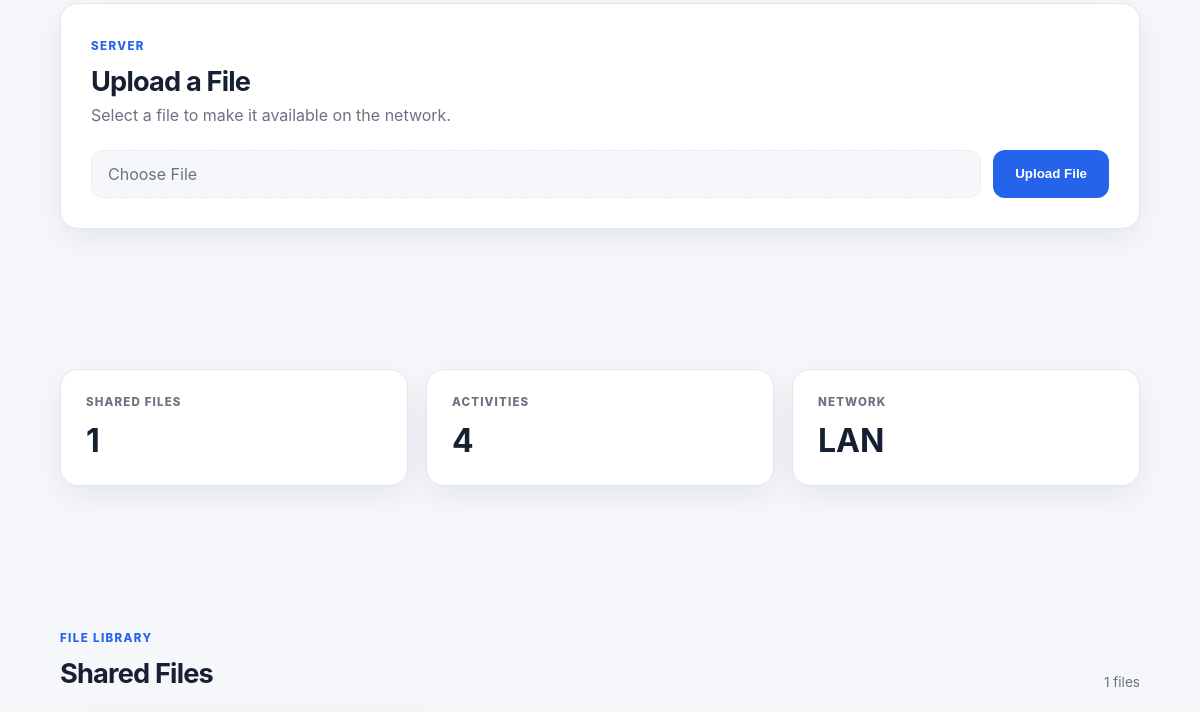
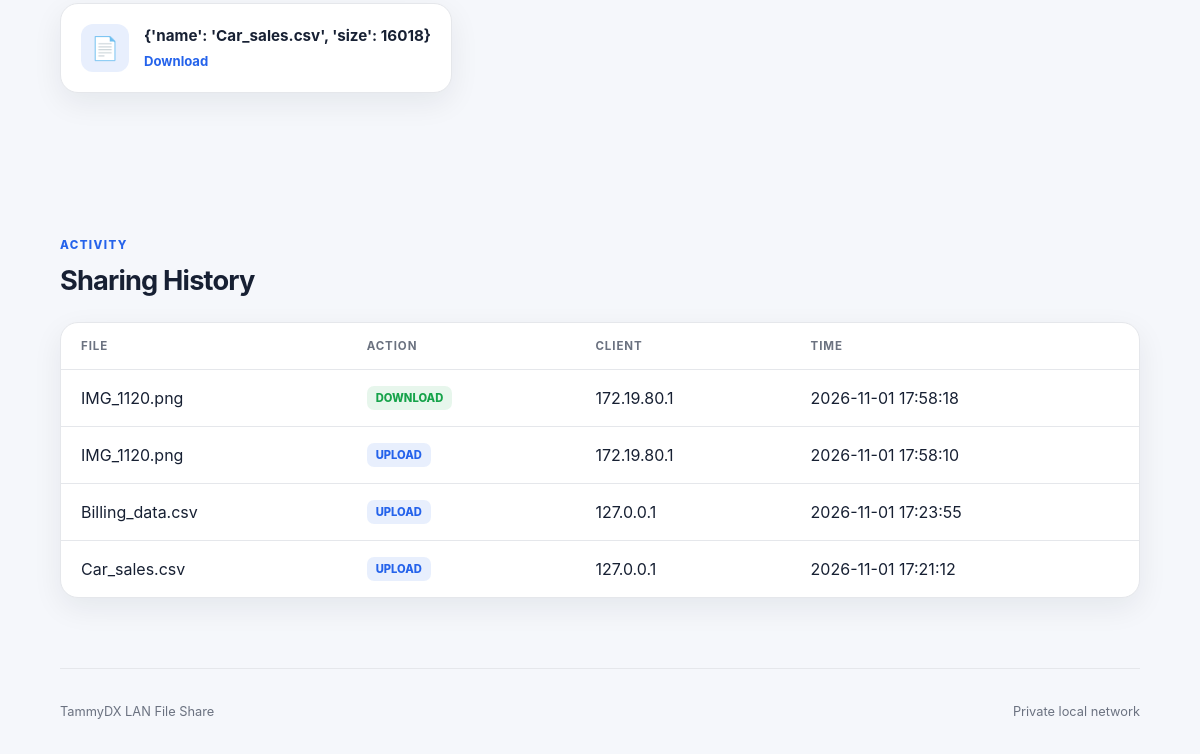
The app's page / (lower part), older data (2 pictures, top to bottom).
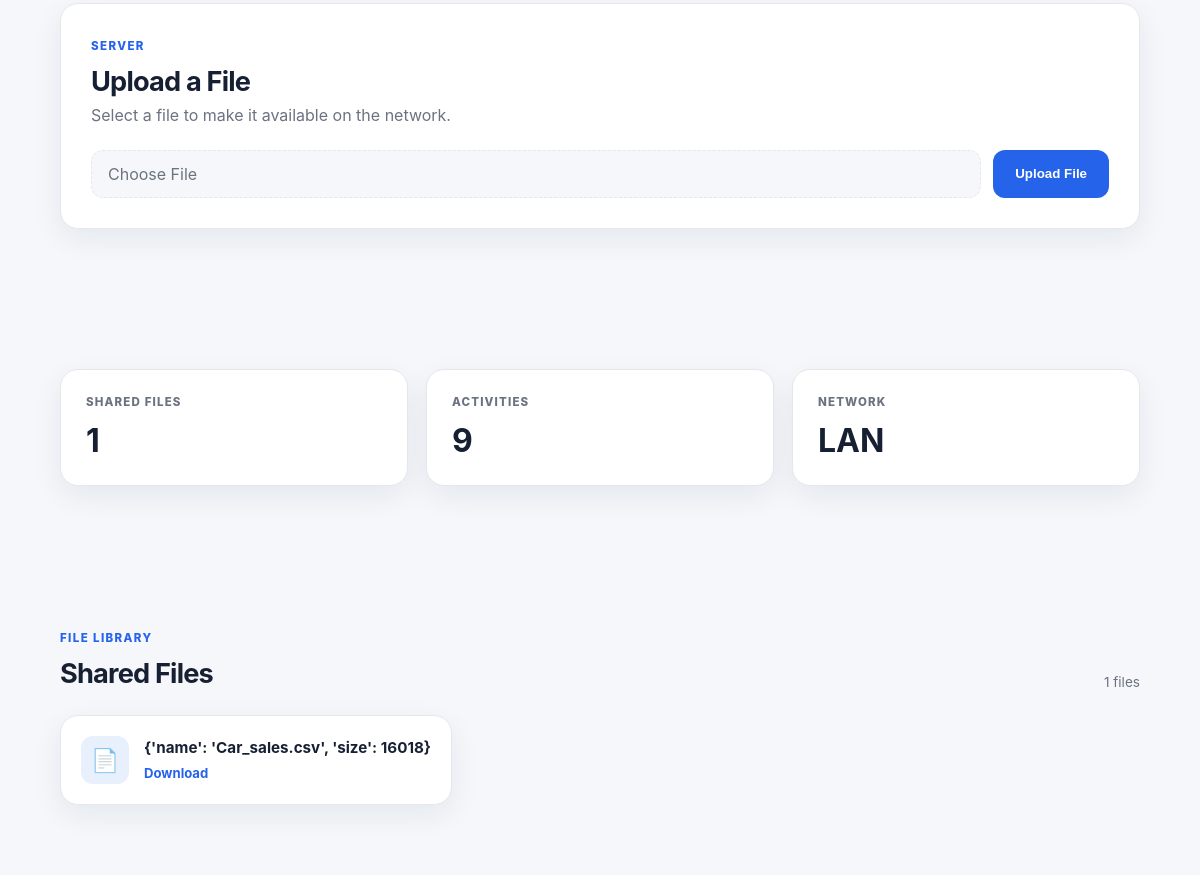
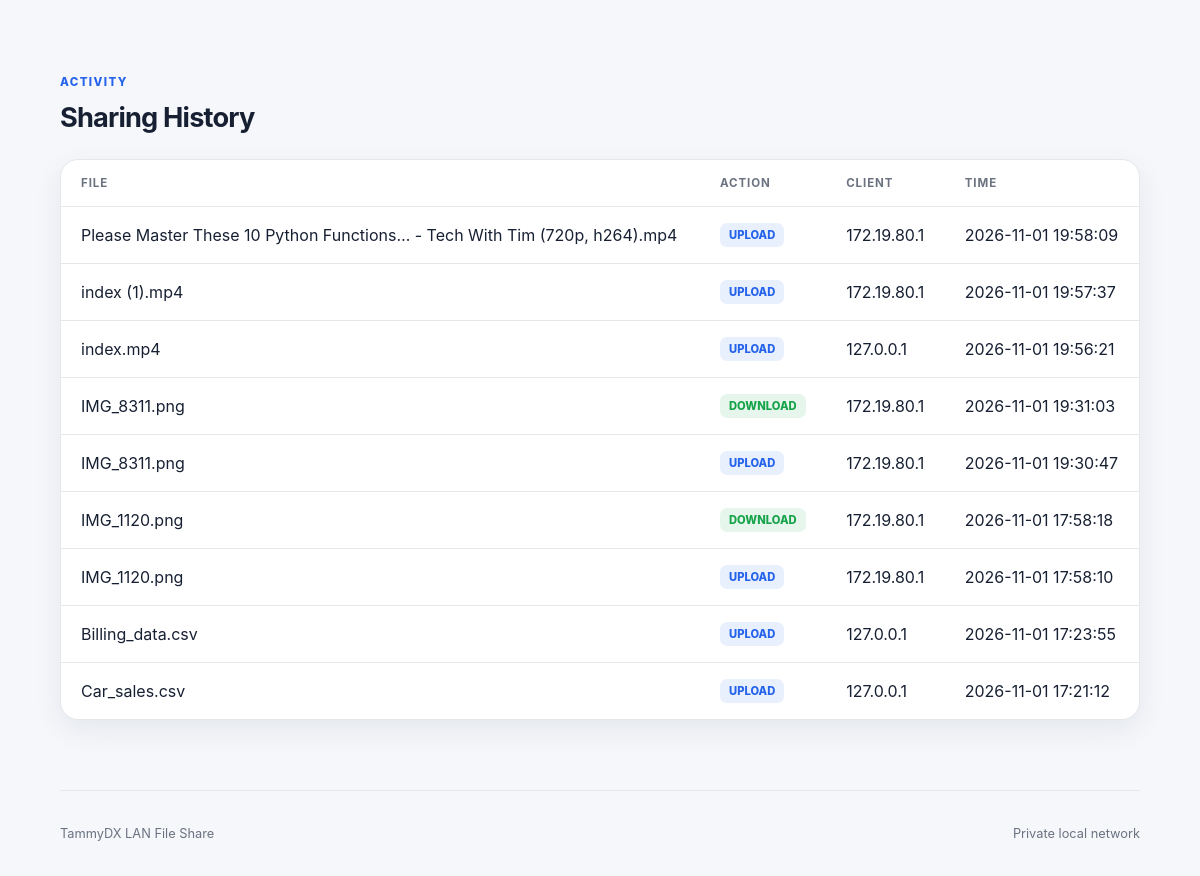
The same page, newer data (2 pictures, top to bottom).
### tables this page shows
CREATE TABLE history (
            id INTEGER PRIMARY KEY AUTOINCREMENT,
            filename TEXT NOT NULL,
            action TEXT NOT NULL,
            client_ip TEXT NOT NULL,
            timestamp TEXT NOT NULL
        );

### app.py (the view, shortened to what this page needs)
@app.route("/")
def index():
    files = []
    for file_path in SHARED_DIR.iterdir():
        if file_path.is_file():
            files.append({
                "name": file_path.name,
                "size": file_path.stat().st_size,
            })
    client_ip = get_client_ip()
    connection = get_db()
    if is_server():
        history = connection.execute(
            """
            SELECT *
            FROM history
            ORDER BY id DESC
            LIMIT 100
            """
        ).fetchall()
    connection.close()
    return render_template(
        "index.html",
        files=files,
        history=history,
        is_server=is_server(),
    )

### app.py (called while the page is built)
def get_db():
    connection = sqlite3.connect(DATABASE_PATH)
    connection.row_factory = sqlite3.Row
    return connection

def get_client_ip():
    return request.remote_addr or "unknown"

def is_server():
    return get_client_ip() in SERVER_IPS

### templates/index.html (shortened to what this page needs)
<!DOCTYPE html>
<html lang="en">
<head>
    <link
        rel="stylesheet"
        href="{{ url_for('static', filename='css/style.css') }}"
    >
</head>
<body>
    <main>
        {% if is_server %}
        <section class="section">
            <div class="upload-card">
                <div class="upload-header">
                    <div>
                        <span class="section-label">
                            SERVER
                        </span>
                        <h2>
                            Upload a File
                        </h2>
                        <p>
                            Select a file to make it
                            available on the network.
                        </p>
                    </div>
                </div>
                <form
                    action="{{ url_for('upload_file') }}"
                    method="POST"
                    enctype="multipart/form-data"
                    class="upload-form"
                >
                    <label class="file-input">
                        <span>
                            Choose File
                        </span>
                    </label>
                    <button
                        type="submit"
                        class="primary-button"
                    >
                        Upload File
                    </button>
                </form>
            </div>
        </section>
        {% endif %}
        <section class="section">
            <div class="stats">
                <div class="stat-card">
                    <span class="stat-label">
                        SHARED FILES
                    </span>
                    <strong>
                        {{ files|length }}
                    </strong>
                </div>
                <div class="stat-card">
                    <span class="stat-label">
                        ACTIVITIES
                    </span>
                    <strong>
                        {{ history|length }}
                    </strong>
                </div>
                <div class="stat-card">
                    <span class="stat-label">
                        NETWORK
                    </span>
                    <strong>
                        LAN
                    </strong>
                </div>
            </div>
        </section>
        <section
            id="shared-files"
            class="section"
        >
            <div class="section-heading">
                <div>
                    <span class="section-label">
                        FILE LIBRARY
                    </span>
                    <h2>
                        Shared Files
                    </h2>
                </div>
                <span class="file-count">
                    {{ files|length }} files
                </span>
            </div>
            {% if files %}
            <div class="files-grid">
                {% for file in files %}
                <div class="file-card">
                    <div class="file-icon">
                        📄
                    </div>
                    <div class="file-info">
                        <h3>
                            {{ file }}
                        </h3>
                        <a
                            href="{{ url_for('download_file', filename=file) }}"
                            class="download-button"
                        >
                            Download
                        </a>
                    </div>
                </div>
                {% endfor %}
            </div>
            {% endif %}
        </section>
        <section
            id="history"
            class="section"
        >
            <div class="section-heading">
                <div>
                    <span class="section-label">
                        ACTIVITY
                    </span>
                    <h2>
                        Sharing History
                    </h2>
                </div>
            </div>
            {% if history %}
            <div class="history-container">
                <div class="history-table-wrapper">
                    <table class="history-table">
                        <thead>
                            <tr>
                                <th>
                                    File
                                </th>
                                <th>
                                    Action
                                </th>
                                <th>
                                    Client
                                </th>
                                <th>
                                    Time
                                </th>
                            </tr>
                        </thead>
                        <tbody>
                            {% for item in history %}
                            <tr>
                                <td>
                                    {{ item["filename"] }}
                                </td>
                                <td>
                                    <span
                                        class="action-badge
                                        {% if item['action'] == 'UPLOAD' %}
                                        upload-badge
                                        {% else %}
                                        download-badge
                                        {% endif %}"
                                    >
                                        {{ item["action"] }}
                                    </span>
                                </td>
                                <td>
                                    {{ item["client_ip"] }}
                                </td>
                                <td>
                                    {{ item["timestamp"] }}
                                </td>
                            </tr>
                            {% endfor %}
                        </tbody>
                    </table>
                </div>
            </div>
            {% endif %}
        </section>
    </main>
    <footer class="footer">
        <p>
            TammyDX LAN File Share
        </p>
        <span>
            Private local network
        </span>
    </footer>
</body>
</html>

### static/css/style.css (style rules this page uses)
:root { --bg: #f5f7fb; --card-bg: #ffffff; --text: #172033; --muted: #6b7280; --border: #e5e7eb; --primary: #2563eb; --primary-dark: #1d4ed8; --success: #16a34a; --shadow: 0 10px 30px rgba(15, 23, 42, 0.07); --radius: 18px; }
* { box-sizing: border-box; margin: 0; padding: 0; }
html { scroll-behavior: smooth; }
body { font-family: Inter, -apple-system, BlinkMacSystemFont, "Segoe UI", sans-serif; background: var(--bg); color: var(--text); min-height: 100vh; transition: background 0.25s ease, color 0.25s ease; }
a { text-decoration: none; color: inherit; }
main { width: 100%; }
.section { width: min(1180px, 90%); margin: 0 auto; padding: 70px 0; }
.hero-label, .section-label { display: inline-block; color: var(--primary); font-size: 0.72rem; font-weight: 800; letter-spacing: 0.12em; margin-bottom: 12px; }
.upload-card { background: var(--card-bg); border: 1px solid var(--border); border-radius: var(--radius); padding: 30px; box-shadow: var(--shadow); }
.upload-header h2, .section-heading h2 { font-size: 1.7rem; letter-spacing: -0.03em; }
.upload-header p { color: var(--muted); margin-top: 7px; }
.upload-form { display: flex; align-items: center; gap: 12px; margin-top: 25px; }
.file-input { flex: 1; position: relative; overflow: hidden; display: flex; align-items: center; min-height: 48px; padding: 0 16px; border: 1px dashed var(--border); border-radius: 12px; cursor: pointer; color: var(--muted); background: var(--bg); }
.file-input span { overflow: hidden; white-space: nowrap; text-overflow: ellipsis; }
.primary-button { min-height: 48px; padding: 0 22px; border: none; border-radius: 12px; background: var(--primary); color: white; font-weight: 700; cursor: pointer; transition: background 0.2s ease, transform 0.2s ease; }
.stats { display: grid; grid-template-columns: repeat(3, 1fr); gap: 18px; }
.stat-card { background: var(--card-bg); border: 1px solid var(--border); border-radius: var(--radius); padding: 25px; box-shadow: var(--shadow); }
.stat-label { display: block; color: var(--muted); font-size: 0.72rem; font-weight: 800; letter-spacing: 0.1em; margin-bottom: 12px; }
.stat-card strong { font-size: 2rem; }
.section-heading { display: flex; align-items: flex-end; justify-content: space-between; margin-bottom: 25px; }
.file-count { color: var(--muted); font-size: 0.85rem; }
.files-grid { display: grid; grid-template-columns: repeat(3, 1fr); gap: 18px; }
.file-card { display: flex; align-items: center; gap: 15px; padding: 20px; background: var(--card-bg); border: 1px solid var(--border); border-radius: var(--radius); box-shadow: var(--shadow); }
.file-icon { width: 48px; height: 48px; display: grid; place-items: center; border-radius: 12px; background: rgba(37, 99, 235, 0.1); font-size: 1.4rem; flex-shrink: 0; }
.file-info { min-width: 0; }
.file-info h3 { font-size: 0.95rem; white-space: nowrap; overflow: hidden; text-overflow: ellipsis; }
.download-button { display: inline-block; margin-top: 8px; color: var(--primary); font-size: 0.82rem; font-weight: 700; }
.history-container { background: var(--card-bg); border: 1px solid var(--border); border-radius: var(--radius); box-shadow: var(--shadow); overflow: hidden; }
.history-table-wrapper { width: 100%; overflow-x: auto; }
.history-table { width: 100%; border-collapse: collapse; min-width: 650px; }
.history-table th { text-align: left; color: var(--muted); font-size: 0.72rem; text-transform: uppercase; letter-spacing: 0.08em; }
.history-table th, .history-table td { padding: 16px 20px; border-bottom: 1px solid var(--border); }
.history-table tbody tr:last-child td { border-bottom: none; }
.action-badge { display: inline-block; padding: 5px 9px; border-radius: 7px; font-size: 0.7rem; font-weight: 800; }
.upload-badge { color: var(--primary); background: rgba(37, 99, 235, 0.1); }
.download-badge { color: var(--success); background: rgba(22, 163, 74, 0.1); }
.footer { display: flex; justify-content: space-between; align-items: center; width: 90%; max-width: 1180px; margin: 0 auto; padding: 35px 0; border-top: 1px solid var(--border); color: var(--muted); font-size: 0.8rem; }

Row changes from the older to the newer data that the page shows:
added history: filename "Please Master These 10 Python Functions… - Tech With Tim (720p, h264).mp4", action "UPLOAD", client_ip "172.19.80.1", timestamp "2026-11-01 19:58:09"
added history: filename "index (1).mp4", action "UPLOAD", client_ip "172.19.80.1", timestamp "2026-11-01 19:57:37"
added history: filename "index.mp4", action "UPLOAD", client_ip "127.0.0.1", timestamp "2026-11-01 19:56:21"
added history: filename "IMG_8311.png", action "DOWNLOAD", client_ip "172.19.80.1", timestamp "2026-11-01 19:31:03"
added history: filename "IMG_8311.png", action "UPLOAD", client_ip "172.19.80.1", timestamp "2026-11-01 19:30:47"
Text that changed along with them:
{{ history|length }}: "4" → "9"
